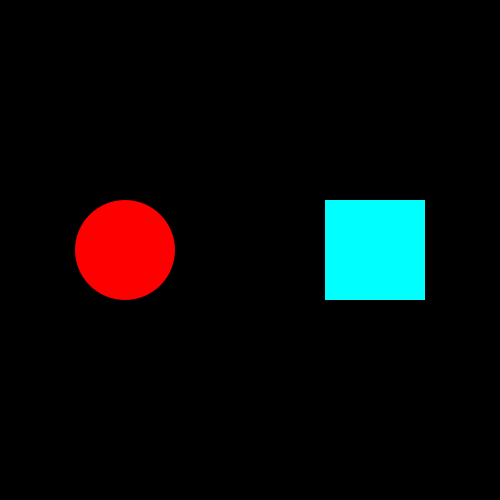
Frame 1 (no input)
Frame 60 (the mouse pressed at the canvas centre just before this capture): identical to frame 1, image omitted
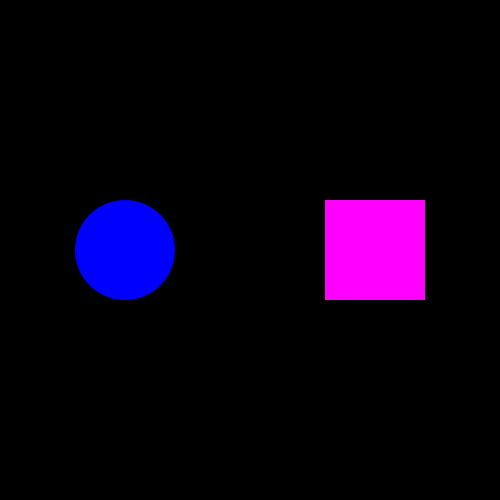
Frame 120 (the mouse held since frame 60 and released just before this capture)

The Processing sketch that drew these frames (run headless with seeded random() and noise(); from frame 60 on, the mouse is pressed at the canvas centre):

// Processing sketch: CRCP1310_02_Conditionals
// ── CRCP1310_02_Conditionals.pde
color backgroundColor;

void setup() {
  size(500, 500);
  backgroundColor = color(0);
}

void draw() {
  background(backgroundColor);

  if (mouseX > (width / 2.0)) {
    noFill();
    stroke(220, 0, 0);
    strokeWeight(3);
    rectMode(CENTER);
    rect(mouseX, mouseY, 150, 50);
  }
  
  if (mouseY < height / 2.0) {
    fill(255, 0, 0); 
  } else {
    fill(0, 0, 255); 
  }
  
  noStroke();
  ellipse(width / 4.0, height / 2.0, 100, 100);
  
  fill(255);
  
  if (mouseX < (width / 2.0)) {
    fill(0, 255, 255); 
  } else {
    fill(255, 0, 255); 
  }
  
  noStroke();
  rectMode(CENTER);
  rect(3.0 * (width / 4.0), height / 2.0, 100, 100);
}

void keyPressed() {
  println("key = " + key);

  if (key == 'a') {
    backgroundColor = getRandomBlue();
  } else {
    backgroundColor = color(0); 
  }
}

color getRandomBlue() {
  int red = (int)random(75);
  int green = (int)random(75);
  int blue = (int)random(100, 255);
  return color(red, green, blue);
}
